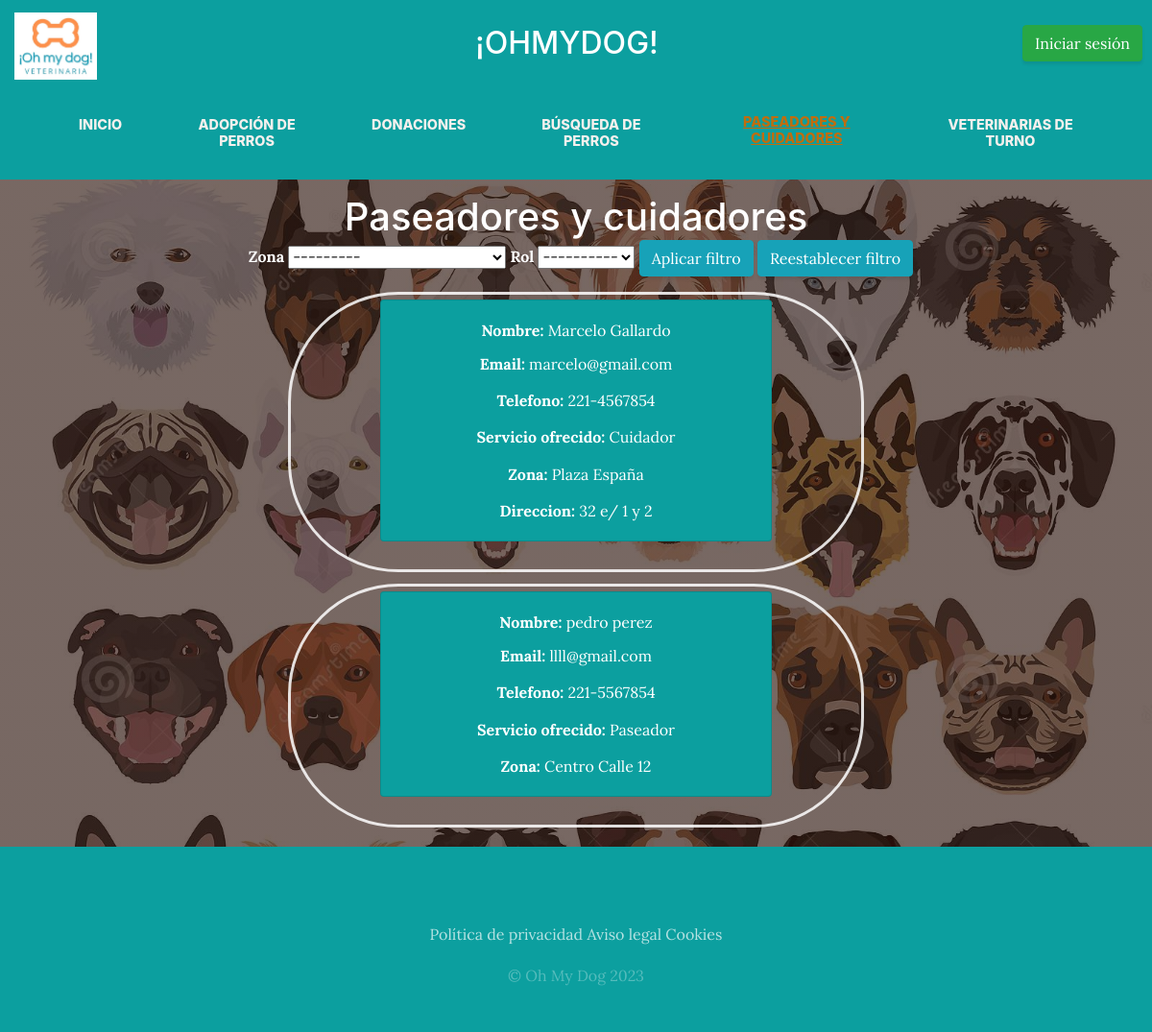
The app's page /contactoPaseadoresCuidadores/ with its own data.
### perdidaBusqueda/models.py (models this page shows)
class Zona(models.Model): #creo que no es necesario, preguntar, define el al atributo de tipo charField
    zona=models.CharField(max_length=25)
    def __str__(self):
        return self.zona

### contactoPaseadoresCuidadores/models.py (models this page shows, shortened)
class Proveedor(models.Model):
    Roles= (
        ('0','Paseador'),
        ('1','Cuidador')
    )
    nombre=models.CharField(max_length=15)
    apellido=models.CharField(max_length=15)
    email=models.EmailField()
    telefono=models.CharField(max_length=10)
    zona=models.ForeignKey(Zona, on_delete=models.CASCADE)
    rol=models.CharField('Trabajo', max_length=1, choices=Roles)
    direccion=models.CharField(max_length=20, default='', blank=True)
    baja=models.BooleanField(null=True, blank=True)
    fecha_baja=models.DateField(default=None, null=True, blank=True)
    created=models.DateTimeField(auto_now_add=True)
    updated=models.DateTimeField(auto_now_add=True)
    class Meta:
        verbose_name='proveedor'
        verbose_name_plural='proveedores'

### contactoPaseadoresCuidadores/views.py (the view, shortened to what this page needs)
# urls.py: path('', views.contactoPaseadoresCuidadores, name="contactoPaseadoresCuidadores"),
def contactoPaseadoresCuidadores (request):
    proveedores = Proveedor.objects.all()
    filtro= Filtro()
    if proveedores.filter(baja=True).exists():
        for prov in proveedores.filter(baja=True):
            if prov.fecha_baja<=date.today():
                prov.baja=False
                prov.fecha_baja=None
                prov.save()
    return render(request, "contactoPaseadoresCuidadores/contactoPaseadoresCuidadores.html",{'proveedores':proveedores, 'filtro':filtro})

### contactoPaseadoresCuidadores/forms.py
class Filtro(forms.Form):
    zona=forms.ModelChoiceField(required=False,queryset=Zona.objects.all())
    rol= forms.ChoiceField(required=False,choices=[('0','Paseador'),('1','Cuidador'),('2','----------'),],initial=('2','----------'))

### contactoPaseadoresCuidadores/templates/contactoPaseadoresCuidadores/contactoPaseadoresCuidadores.html (shortened to what this page needs)
{% extends "ohmydogapp/base.html" %}
{% load static %}
{% block content %}
    <div style="margin-bottom:0px; text-align: center">
      <h1 style=" text-align: center; color: white; font-size: 40px; margin-top: 15px;">Paseadores y cuidadores</h1>
    </div>
    <div style="margin-left: 10px; color:  white; align-items: center; justify-content: center; text-align: center;"><form method="POST"> {% csrf_token %}
        {% for field in filtro %}
                <td><strong>{{ field.label }}</strong> {{field}} </td>
            {% endfor %}
            <input type="submit" value="Aplicar filtro" class="btn btn-info"></input>
            <a href="{% url 'contactoPaseadoresCuidadores' %}" class="btn btn-info">Reestablecer filtro</a>
    </form></div>
    {% if proveedores %}
        {% for proveedor in proveedores %}
        {% if not proveedor.baja %}
        <div class="tarjeta-carac" style="margin-bottom: 10px; align-items: center;">
        <div class="container" style="align-self: center">
            <div class="row">
            <div class="col-xl-9 mx-auto">
                <div class="cta-inner text-center rounded">
                <div class="card" style="background-color: rgba(12, 159, 159); align-self: center; align-items: center;">
                    <div class="card-body " style="text-align: center; background-color: rgba(12, 159, 159);" >
                    <p class="card-title"style="color: white; "><strong> Nombre:</strong> {{proveedor.nombre}} {{proveedor.apellido}}</p>
                    <p class="card-text"style="color: white;"><strong> Email:</strong> {{proveedor.email}}</p>
                    <p class="card-text"style="color: white;"><strong> Telefono:</strong> {{proveedor.telefono}}</p>
                    <p class="card-text"style="color: white;"><strong> Servicio ofrecido:</strong> {{proveedor.get_rol_display}}</p>
                    <p class="card-text" style="color: white;"><strong> Zona:</strong> {{proveedor.zona}}</p>
                    {% if not proveedor.direccion == '' %}
                        <p class="card-text" style="color: white;"><strong> Direccion:</strong> {{proveedor.direccion}}</p>
                    {% endif %}
                </div>
                </div>
            </div>
            </div>
        </div>
        </div>
        <div>
        </div>
    </div>
        {% endif %}
        {% endfor %}
  {% endif %}
{% endblock %}

### ohmydogapp/static/ohmydogapp/css/gestion.css (style rules this page uses)
body { font-family: 'Lora'; background: linear-gradient(rgba(47, 23, 15, 0.65), rgba(47, 23, 15, 0.65)), url("../img/fondo.jpg"); background-attachment: fixed; background-position: center; background-size: cover; }
h1, h2, h3, h4, h5, h6 { font-family: 'Raleway'; }
p { line-height: 1.4; }
.card { text-align: justify; }
.btn { box-shadow: 0px 3px 3px 0px rgba(33, 37, 41, 0.1); }
h1 { margin: 0; font-size: 24px; font-family: 'Raleway'; font-family: Nunito,-apple-system,BlinkMacSystemFont,avenir next,avenir,helvetica neue,helvetica,ubuntu,roboto,noto,segoe ui,arial,sans-serif; }
.tarjeta-carac { position: relative; margin: auto; color: rgb(0, 0, 0); padding: 5px; border: 0.2rem solid rgba(255, 255, 255, 0.85); border-radius: 115px; width: 50%; margin-top: 1%; }

### records on screen
Zona: filtro "---------"
Proveedor: nombre "Marcelo", apellido "Gallardo", email "marcelo@gmail.com", telefono "221-4567854", rol "Cuidador", zona "Plaza España", direccion "32 e/ 1 y 2"
Proveedor: nombre "pedro", apellido "perez", email "llll@gmail.com", telefono "221-5567854", rol "Paseador", zona "Centro Calle 12"

### other values on screen
{{ field.label }} "Zona" "Rol"
